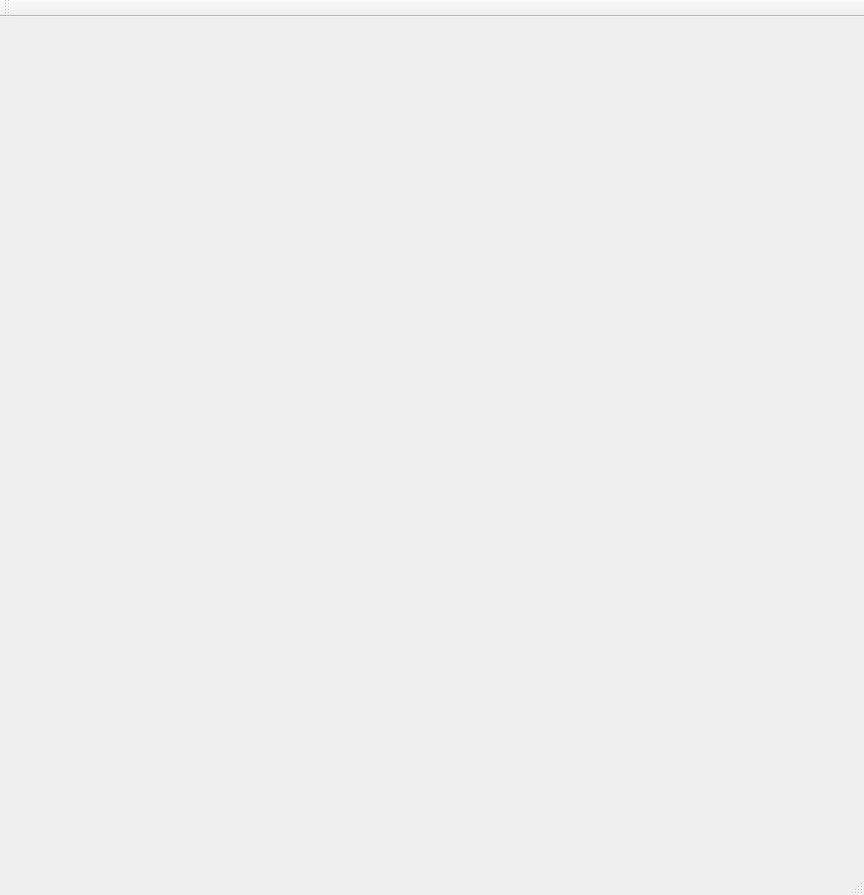
<?xml version="1.0" encoding="UTF-8"?>
<ui version="4.0">
 <class>MainWindow</class>
 <widget class="QMainWindow" name="MainWindow">
  <property name="geometry">
   <rect>
    <x>0</x>
    <y>0</y>
    <width>864</width>
    <height>895</height>
   </rect>
  </property>
  <property name="windowTitle">
   <string>MainWindow</string>
  </property>
  <widget class="QWidget" name="centralWidget"/>
  <widget class="QMenuBar" name="menuBar">
   <property name="geometry">
    <rect>
     <x>0</x>
     <y>0</y>
     <width>864</width>
     <height>21</height>
    </rect>
   </property>
  </widget>
  <widget class="QToolBar" name="mainToolBar">
   <attribute name="toolBarArea">
    <enum>TopToolBarArea</enum>
   </attribute>
   <attribute name="toolBarBreak">
    <bool>false</bool>
   </attribute>
  </widget>
  <widget class="QStatusBar" name="statusBar"/>
 </widget>
 <layoutdefault spacing="6" margin="11"/>
 <resources/>
 <connections/>
</ui>
